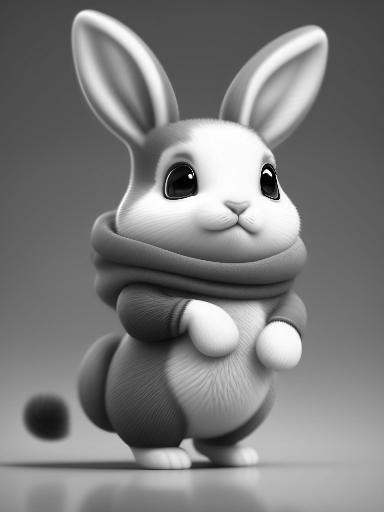
#> input picture data/00_src_imgs/rabbit_gray.jpg, 384 x 512 px
$ python task07.py
#> lines starting #> are read from the running program, lines starting #| are printed output that depends on the picture; after the words box and inside, x2 and y2 are one past the last pixel; in counts of white or black regions, pixels touching at a corner belong together
import os
import cv2
import numpy as np
# from google.colab.patches import cv2_imshow

# DATA_DIR = "202307_SamsungTutorial/data"
DATA_DIR = "../data/00_src_imgs"

img_name = "rabbit_gray.jpg"
img_path = os.path.join(DATA_DIR, img_name)
img = cv2.imread(img_path)
#> img is the input picture: shape (512, 384, 3); min 0, max 255, mean 123.4

for num_bits in range(8):
    print(f"#### Using {256//(2**num_bits)} bits ####")
    img_new = (img / (2**num_bits)) * (2**(num_bits))

    print("Dimensions: ", img_new.shape)
    print("Type: ", type(img_new))
    print("data type: ", img_new.dtype)
    print("##### Uniqueness #####")
    print("\tNum Unique: ", len(np.unique(img_new)))
    print("\tMax: ", np.max(img_new))
    print("\tMin: ", np.min(img_new))
    print("\tMean: ", np.mean(img_new))
    print("\tAll Unique: ", np.unique(img_new))
    print()
    print()

    cv2.imshow(f"{256//(2**num_bits)} Bits", img_new)
    if cv2.waitKey(0) == ord('q'):
        cv2.destroyAllWindows()
#> this loop made 8 passes; (key q is pressed on pass 1)
#> (printed output is left out)
#> pass 1, `cv2.imshow(f"{256//(2**num_bits)} Bits", img_new)`:
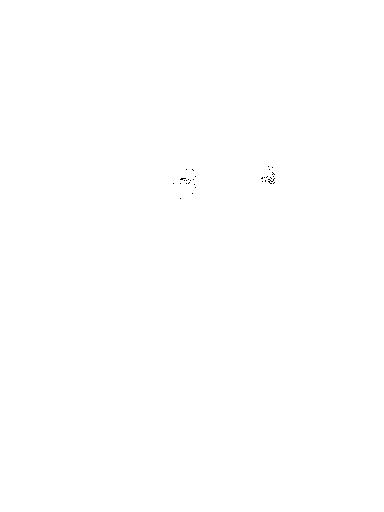
#> window '256 Bits': shape (512, 384, 3); 100% white; black in thin lines or dots, all inside (x1, y1, x2, y2) = (173, 166, 275, 199)
    # cv2.imwrite(os.path.join(DATA_DIR, "bitplane_slicing", f"rabbit{(256 // (2**num_bits))}_bits.jpg"), img_new)
